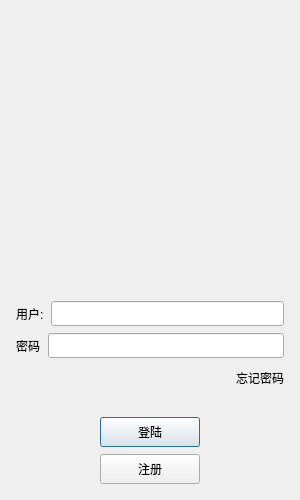
<?xml version="1.0" encoding="UTF-8"?>
<ui version="4.0">
 <class>LoginDialog</class>
 <widget class="QDialog" name="LoginDialog">
  <property name="geometry">
   <rect>
    <x>0</x>
    <y>0</y>
    <width>300</width>
    <height>500</height>
   </rect>
  </property>
  <property name="minimumSize">
   <size>
    <width>300</width>
    <height>500</height>
   </size>
  </property>
  <property name="windowTitle">
   <string>Dialog</string>
  </property>
  <layout class="QVBoxLayout" name="verticalLayout_2">
   <item>
    <layout class="QVBoxLayout" name="verticalLayout">
     <property name="spacing">
      <number>7</number>
     </property>
     <property name="leftMargin">
      <number>5</number>
     </property>
     <property name="topMargin">
      <number>5</number>
     </property>
     <property name="rightMargin">
      <number>5</number>
     </property>
     <property name="bottomMargin">
      <number>5</number>
     </property>
     <item>
      <widget class="QWidget" name="widget" native="true">
       <layout class="QGridLayout" name="gridLayout">
        <item row="1" column="0">
         <widget class="QLabel" name="label">
          <property name="minimumSize">
           <size>
            <width>200</width>
            <height>100</height>
           </size>
          </property>
          <property name="maximumSize">
           <size>
            <width>200</width>
            <height>100</height>
           </size>
          </property>
          <property name="text">
           <string/>
          </property>
          <property name="pixmap">
           <pixmap resource="rc.qrc">:/img.jpg</pixmap>
          </property>
          <property name="alignment">
           <set>Qt::AlignmentFlag::AlignCenter</set>
          </property>
         </widget>
        </item>
        <item row="2" column="0">
         <spacer name="verticalSpacer_2">
          <property name="orientation">
           <enum>Qt::Orientation::Vertical</enum>
          </property>
          <property name="sizeType">
           <enum>QSizePolicy::Policy::Fixed</enum>
          </property>
          <property name="sizeHint" stdset="0">
           <size>
            <width>20</width>
            <height>15</height>
           </size>
          </property>
         </spacer>
        </item>
        <item row="0" column="0">
         <spacer name="verticalSpacer_3">
          <property name="orientation">
           <enum>Qt::Orientation::Vertical</enum>
          </property>
          <property name="sizeType">
           <enum>QSizePolicy::Policy::Fixed</enum>
          </property>
          <property name="sizeHint" stdset="0">
           <size>
            <width>20</width>
            <height>15</height>
           </size>
          </property>
         </spacer>
        </item>
       </layout>
      </widget>
     </item>
     <item>
      <layout class="QHBoxLayout" name="horizontalLayout">
       <item>
        <widget class="QLabel" name="user_label">
         <property name="minimumSize">
          <size>
           <width>0</width>
           <height>25</height>
          </size>
         </property>
         <property name="maximumSize">
          <size>
           <width>16777215</width>
           <height>25</height>
          </size>
         </property>
         <property name="text">
          <string>用户:</string>
         </property>
        </widget>
       </item>
       <item>
        <widget class="QLineEdit" name="user_Edit">
         <property name="minimumSize">
          <size>
           <width>0</width>
           <height>25</height>
          </size>
         </property>
         <property name="maximumSize">
          <size>
           <width>16777215</width>
           <height>25</height>
          </size>
         </property>
        </widget>
       </item>
      </layout>
     </item>
     <item>
      <layout class="QHBoxLayout" name="horizontalLayout_2">
       <item>
        <widget class="QLabel" name="pass_label">
         <property name="minimumSize">
          <size>
           <width>25</width>
           <height>25</height>
          </size>
         </property>
         <property name="maximumSize">
          <size>
           <width>25</width>
           <height>25</height>
          </size>
         </property>
         <property name="text">
          <string>密码:</string>
         </property>
        </widget>
       </item>
       <item>
        <widget class="QLineEdit" name="lineEdit">
         <property name="minimumSize">
          <size>
           <width>25</width>
           <height>25</height>
          </size>
         </property>
         <property name="maximumSize">
          <size>
           <width>16777215</width>
           <height>25</height>
          </size>
         </property>
        </widget>
       </item>
      </layout>
     </item>
     <item>
      <layout class="QHBoxLayout" name="horizontalLayout_3">
       <item>
        <spacer name="horizontalSpacer">
         <property name="orientation">
          <enum>Qt::Orientation::Horizontal</enum>
         </property>
         <property name="sizeHint" stdset="0">
          <size>
           <width>40</width>
           <height>20</height>
          </size>
         </property>
        </spacer>
       </item>
       <item>
        <widget class="QLabel" name="forget_label">
         <property name="minimumSize">
          <size>
           <width>0</width>
           <height>25</height>
          </size>
         </property>
         <property name="maximumSize">
          <size>
           <width>16777215</width>
           <height>25</height>
          </size>
         </property>
         <property name="text">
          <string>忘记密码</string>
         </property>
        </widget>
       </item>
      </layout>
     </item>
     <item>
      <spacer name="verticalSpacer">
       <property name="orientation">
        <enum>Qt::Orientation::Vertical</enum>
       </property>
       <property name="sizeType">
        <enum>QSizePolicy::Policy::Fixed</enum>
       </property>
       <property name="sizeHint" stdset="0">
        <size>
         <width>20</width>
         <height>20</height>
        </size>
       </property>
      </spacer>
     </item>
     <item>
      <layout class="QHBoxLayout" name="horizontalLayout_4">
       <item>
        <spacer name="horizontalSpacer_2">
         <property name="orientation">
          <enum>Qt::Orientation::Horizontal</enum>
         </property>
         <property name="sizeHint" stdset="0">
          <size>
           <width>40</width>
           <height>20</height>
          </size>
         </property>
        </spacer>
       </item>
       <item>
        <widget class="QPushButton" name="login_btn">
         <property name="minimumSize">
          <size>
           <width>100</width>
           <height>30</height>
          </size>
         </property>
         <property name="text">
          <string>登陆</string>
         </property>
        </widget>
       </item>
       <item>
        <spacer name="horizontalSpacer_3">
         <property name="orientation">
          <enum>Qt::Orientation::Horizontal</enum>
         </property>
         <property name="sizeHint" stdset="0">
          <size>
           <width>40</width>
           <height>20</height>
          </size>
         </property>
        </spacer>
       </item>
      </layout>
     </item>
     <item>
      <layout class="QHBoxLayout" name="horizontalLayout_5">
       <item>
        <spacer name="horizontalSpacer_5">
         <property name="orientation">
          <enum>Qt::Orientation::Horizontal</enum>
         </property>
         <property name="sizeHint" stdset="0">
          <size>
           <width>40</width>
           <height>20</height>
          </size>
         </property>
        </spacer>
       </item>
       <item>
        <widget class="QPushButton" name="reg_btn">
         <property name="minimumSize">
          <size>
           <width>100</width>
           <height>30</height>
          </size>
         </property>
         <property name="text">
          <string>注册</string>
         </property>
        </widget>
       </item>
       <item>
        <spacer name="horizontalSpacer_4">
         <property name="orientation">
          <enum>Qt::Orientation::Horizontal</enum>
         </property>
         <property name="sizeHint" stdset="0">
          <size>
           <width>40</width>
           <height>20</height>
          </size>
         </property>
        </spacer>
       </item>
      </layout>
     </item>
    </layout>
   </item>
  </layout>
 </widget>
 <resources>
  <include location="rc.qrc"/>
 </resources>
 <connections/>
</ui>
